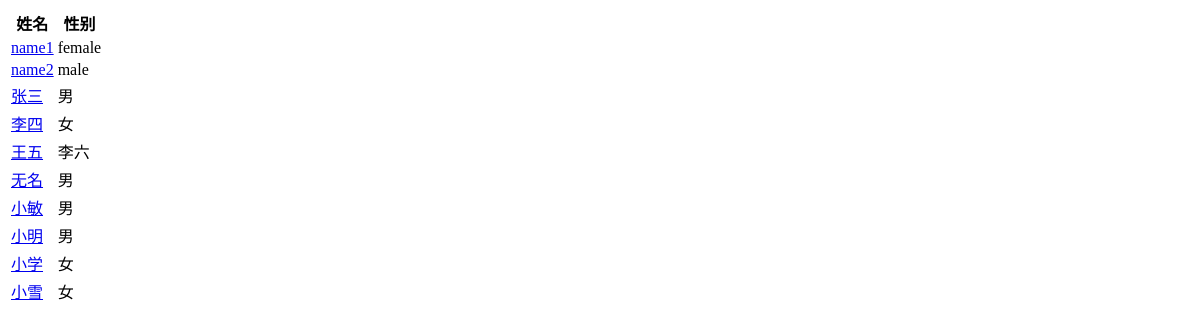
The app's page /myfirstapp/, older data.
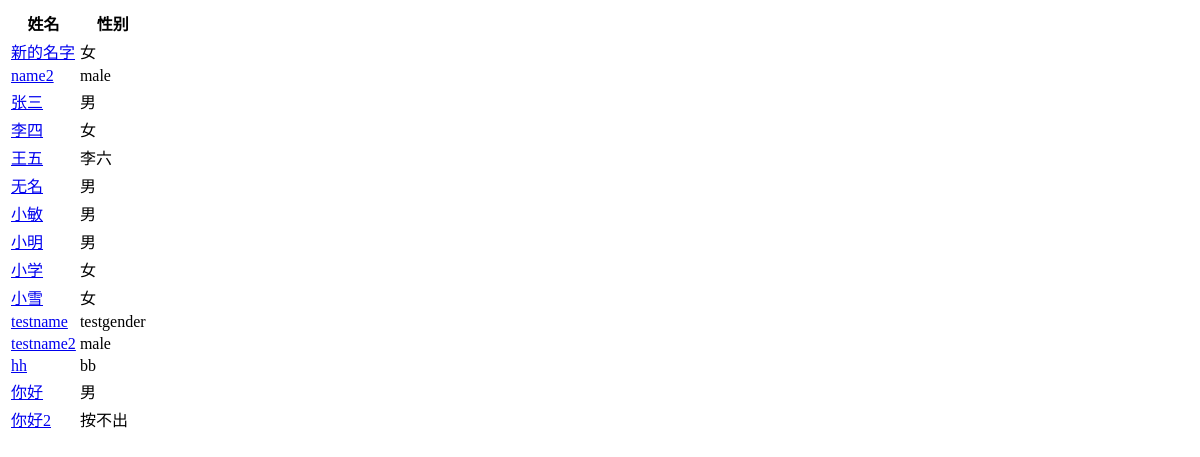
The same page, newer data.
### myfirstapp/models.py (models this page shows)
class Contact(models.Model):
    name = models.CharField(max_length=200)
    gender = models.CharField(max_length=10)

### myfirstapp/views.py (the view)
# urls.py: path('', views.IndexView.as_view(), name="index"),
class IndexView(generic.ListView):
    template_name = 'myfirstapp/index.html'
    context_object_name = 'contacts'
    def get_queryset(self):
        return Contact.objects.all()

### myfirstapp/templates/myfirstapp/index.html (shortened to what this page needs)
<html>
  <head>
  </head>
  <body>
    <table>
      <tr>
        <th>姓名</th>
        <th>性别</th>
      </tr>
      {% for contact in contacts %}
      <tr>
          <td>
              <a href="{% url 'contact_info' contact.id %}">
                  {{ contact.name }}
              </a>
          </td>
        <td>{{ contact.gender }}</td>
      </tr>
      {% endfor %}
  </body>
</html>

Row changes from the older to the newer data that the page shows:
changed Contact: name "name1" → "新的名字"; gender "female" → "女"
added Contact: name "testname", gender "testgender"
added Contact: name "testname2", gender "male"
added Contact: name "hh", gender "bb"
added Contact: name "你好", gender "男"
added Contact: name "你好2", gender "按不出"
